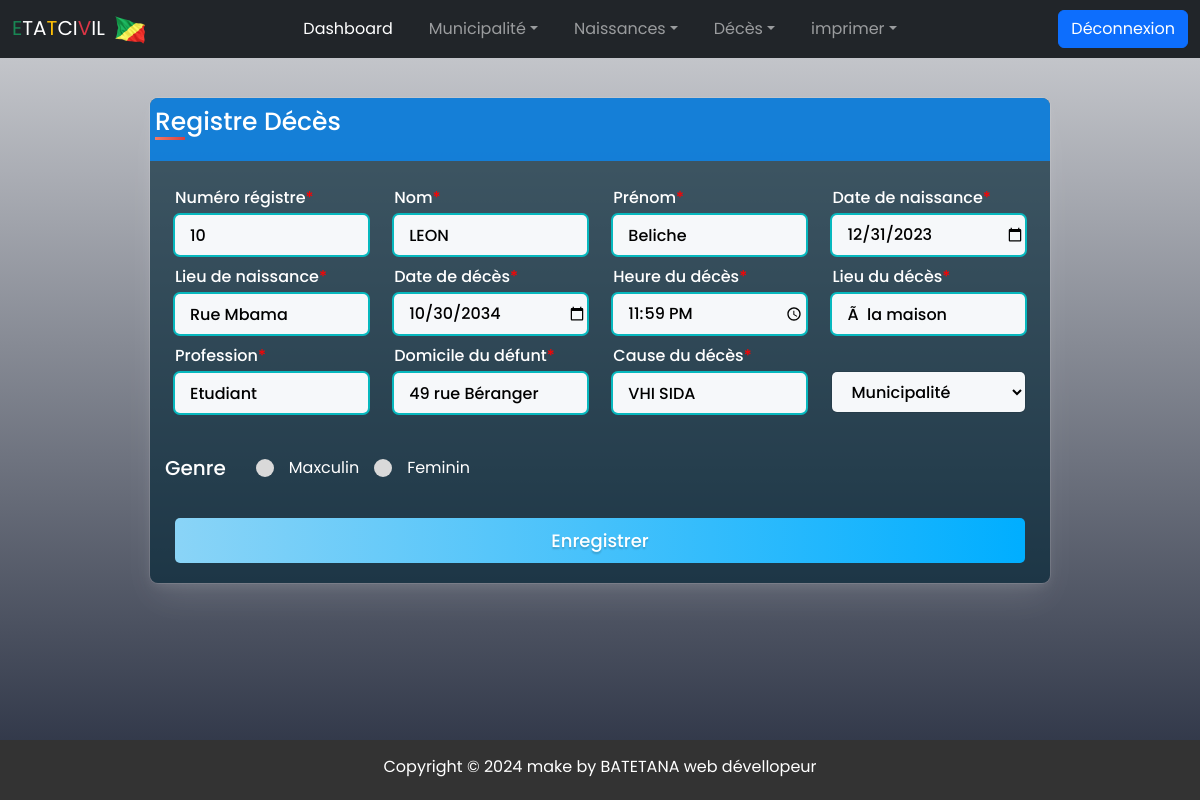
The page /update_deces.php?update_code_deces=10 on the database its author committed.
### tables this page shows
CREATE TABLE `deces` (
  `code_deces` int(30) NOT NULL,
  `nom` varchar(30) NOT NULL,
  `prenom` varchar(30) NOT NULL,
  `sexe` varchar(10) NOT NULL,
  `date_naiss` date NOT NULL,
  `lieu_naiss` varchar(30) NOT NULL,
  `date_deces` date NOT NULL,
  `h_deces` time NOT NULL,
  `lieu_deces` varchar(30) NOT NULL,
  `profession` varchar(30) NOT NULL,
  `D_defunt` varchar(100) NOT NULL,
  `c_deces` varchar(30) NOT NULL,
  `nom_municipalite` varchar(30) NOT NULL
);

### update_deces.php (the view, shortened to what this page needs)
<?php
      include('init.php');
      $code_deces=$_GET['update_code_deces'];
      $sql="SELECT * FROM `deces` WHERE code_deces=$code_deces";
      $result=mysqli_query($conn,$sql);
      $row=mysqli_fetch_assoc($result);
      $code_deces=$row['code_deces'];
      $nom=$row['nom'];
      $prenom=$row['prenom'];
      $date_naiss=$row['date_naiss'];
      $lieu_naiss=$row['lieu_naiss'];
      $date_deces=$row['date_deces'];
      $h_deces=$row['h_deces'];
      $lieu_deces=$row['lieu_deces'];
      $profession=$row['profession'];
      $D_defunt=$row['D_defunt'];
      $cause_deces=$row['c_deces'];
?>
<!DOCTYPE html>
<html lang="en">
<head>
    <link rel="stylesheet" href="./css1/form_deces.css">
    <link href='https://unpkg.com/boxicons@2.1.4/css/boxicons.min.css' rel='stylesheet'>
</head>
<body>
<?php include 'background_image.php';?>
<?php include 'navbar.php';?>
    <div class="contenair">
        <div class="title">
            <p>Registre Décès</p>
        </div>
        <form action="" method="post">
            <div class="user_details">
                <div class="input_box">
                    <label for="code_d">Numéro régistre</label>
                    <input type="text" id="code" name="code_d"
                    placeholder="Entrer code registre" required value="<?php echo $code_deces;?>">
                </div>
                <div class="input_box">
                    <label for="nom">Nom</label>
                    <input type="text" id="nom" name="nom"
                    placeholder="Entrer nom" required value="<?php echo $nom;?>">
                </div>
                <div class="input_box">
                    <label for="prenom">Prénom</label>
                    <input type="text" id="prenom" name="prenom"
                    placeholder="Entrer prenom" required value="<?php echo $prenom;?>">
                </div>
                <div class="input_box">
                    <label for="naissance">Date de naissance</label>
                    <input type="date" id="naissance" name="date_naiss"
                    placeholder="Entrer date de naissance" required value="<?php echo $date_naiss;?>">
                </div><div class="input_box">
                    <label for="lieu_naiss">Lieu de naissance</label>
                    <input type="text" id="lieu_naiss" name="lieu_naiss"
                    placeholder="Entrer lieu naissance" required value="<?php echo $lieu_naiss;?>">
                </div>
                <div class="input_box">
                    <label for="date_deces">Date de décès</label>
                    <input type="date" id="date_deces" name="date_deces" required value="<?php echo $date_deces;?>">
                </div>
                <div class="input_box">
                    <label for="h_deces">Heure du décès</label>
                    <input type="time" id="h_deces" name="h_deces" required value="<?php echo $h_deces;?>">
                </div>
                <div class="input_box">
                    <label for="lieu_deces">Lieu du décès</label>
                    <input type="text" id="lieu_deces" name="lieu_deces"
                    placeholder="Entrer lieu de déces" required value="<?php echo $lieu_deces;?>">
                </div>
                <div class="input_box">
                    <label for="profession">Profession</label>
                    <input type="text" id="nom_pere" name="profession"
                    placeholder="Entrer profession" required value="<?php echo $profession;?>">
                </div>
                <div class="input_box">
                    <label for="domicile">Domicile du défunt</label>
                    <input type="text" id="domicile" name="D_defunt"
                    placeholder="Entrer domicile défunt" required value="<?php echo $D_defunt;?>">
                </div>
                <div class="input_box">
                    <label for="cause_deces">Cause du décès</label>
                    <input type="text" id="cause_deces" name="cause_deces"
                    placeholder="Entrer cause décès"
                     required value="<?php echo $cause_deces;?>">
                </div>
                <?php
                echo '<div class="input_box">';
                echo '<select name="nom_municipalite">';
                echo '<option selected disabled>Municipalité</option>';
                echo '</select>';
                echo '</div>';
                ?>
            </div>
            <div class="gender">
                <span class="gender_title">Genre</span>
                <div class="category">
                    <label for="radio_1">
                        <span class="dot one"></span>
                        <span>Maxculin</span>
                    </label>
                    <label for="radio_2">
                        <span class="dot two"></span>
                        <span>Feminin</span>
                    </label>
                </div>
            </div>
            <div class="reg_btn">
                <input type="submit" value="Enregistrer" name="valider">
            </div>
        </form>
    </div>
 <footer>
 <?php include('footer.php');?>
</body>
</html>

### css1/form_deces.css (style rules this page uses)
* { margin: 0; padding:0; box-sizing: border-box; font-family: 'poppins'; }
.contenair { box-shadow: inset -2px 2px 2px white; max-width: 1000px; width: 100%; background: #002435a6; border-radius:0.5rem; box-shadow: 0px 0px 0px 1px rgba(255, 255, 255, 0.1), 0px 5px 12px -2px rgba(252, 248, 248, 0.1), 0px 18px 36px -6px rgba(255, 255, 255, 0.1); overflow: hidden; margin: 40px auto; }
.contenair .title { padding:5px; background: #0e86e9dc; color: white; }
.contenair .title p { font-size: 25px; font-weight: 500; position: relative; }
.contenair .title p::before { content:""; position: absolute; bottom:0; left:0; width: 30px; height: 3px; background: linear-gradient( to right,#F37A65,#D64141); }
.user_details { display:flex; justify-content: space-between; flex-wrap: wrap; padding:25px; gap: 20px; }
.user_details .input_box { width:calc(100%/4 - 20px); }
.input_box label { font-weight: 500; margin-bottom: 5px; display: block; color: #ffffff; }
.input_box label::after { content: "*"; color:red; }
select { margin: 30px 0; }
.input_box input,select { width: 100%; height:40px; border:none; outline: none; border-radius: 5px; font-size: 16px; padding-left:15px; box-shadow: 0px 0px 0px 1px rgba(0,0,0,0.1); background-color: #f6f8fa; font-family: 'poppins'; transition: all 120ms ease-in-out 0s; }
.input_box input:focus, .input_box input:valid { box-shadow: 0px 0px 0px 2px #07b8be; font-weight: 500; color: #000000; }
select { font-size: 16px; font-weight: 500; padding-left:15px; font-family: 'poppins'; }
select { position: relative; top:28px; }
.gender .gender_title { font-size: 20px; font-weight: 500; padding: 15px; color: #ffffff; }
.gender .category { width: 80%; display: flex; }
.gender .category label { display: flex; align-items: center; cursor:pointer; color: #ffffff; }
.gender .category label .dot { height: 18px; width: 18px; background: #d9d9d9; border-radius:50%; margin-right: 15px; margin-left: 15px; border: 4px solid transparent; transition: all 0.3s ease; }
.reg_btn { padding:20px 25px; }
.reg_btn input { height: 45px; width: 100%; border:none; font-size: 18px; font-weight: 500; cursor: pointer; background: linear-gradient( to right,#8ad4f7,#00aeff); border-radius:5px; color:#ffffff; text-shadow: 0px 2px 2px rgba(0,0,0,0.2); }
@media all and (min-width:710px) { .contenair { max-width:650px; width: 100%; background: #002435a6; border-radius:0.5rem; box-shadow: 0px 0px 0px 1px rgba(255, 255, 255, 0.1), 0px 5px 12px -2px rgba(252, 248, 248, 0.1), 0px 18px 36px -6px rgba(255, 255, 255, 0.1); } }
@media all and (min-width:710px) { .user_details .input_box { width:calc(100%/3 - 20px); } }
@media all and (min-width:710px) { .user_details { display:flex; width: 100%; padding:25px; gap: 10px; } }
@media all and (min-width:710px) { .gender { display: flex; } }
@media (min-width:800px) { .contenair { max-width:700px; width: 100%; background: #002435a6; border-radius:0.5rem; box-shadow: 0px 0px 0px 1px rgba(255, 255, 255, 0.1), 0px 5px 12px -2px rgba(252, 248, 248, 0.1), 0px 18px 36px -6px rgba(255, 255, 255, 0.1); } }
@media (min-width:800px) { .user_details .input_box { width:calc(100%/3 - 20px); } }
@media (min-width:950px) { .contenair { max-width:900px; width: 100%; background: #002435a6; border-radius:0.5rem; box-shadow: 0px 0px 0px 1px rgba(255, 255, 255, 0.1), 0px 5px 12px -2px rgba(252, 248, 248, 0.1), 0px 18px 36px -6px rgba(255, 255, 255, 0.1); } }
@media (min-width:950px) { .user_details .input_box { width:calc(100%/4 - 20px); } }

### css1/footer.css (style rules this page uses)
footer { position: absolute; text-align: center; background-color:#333; color:#fff; padding:15px 0 5px 0; bottom:0; width: 100%; position: fixed; }

### background_image.php (style rules this page uses)
body { background:linear-gradient(rgba(15,23,43,0.2),rgba(15,23,43,0.9)),url(./images1/m.jpg); background-size:cover; background-position:center; background-repeat: no-repeat; font-family: 'poppins'; background-attachment: fixed; }

### rows shown on the page
deces: code_d "10", nom "LEON", prenom "Beliche", date_naiss "12/31/2023", lieu_naiss "Rue Mbama", date_deces "10/30/2034", h_deces "23:59:00", lieu_deces "Ã la maison", profession "Etudiant", D_defunt "49 rue Béranger", cause_deces "VHI SIDA"
